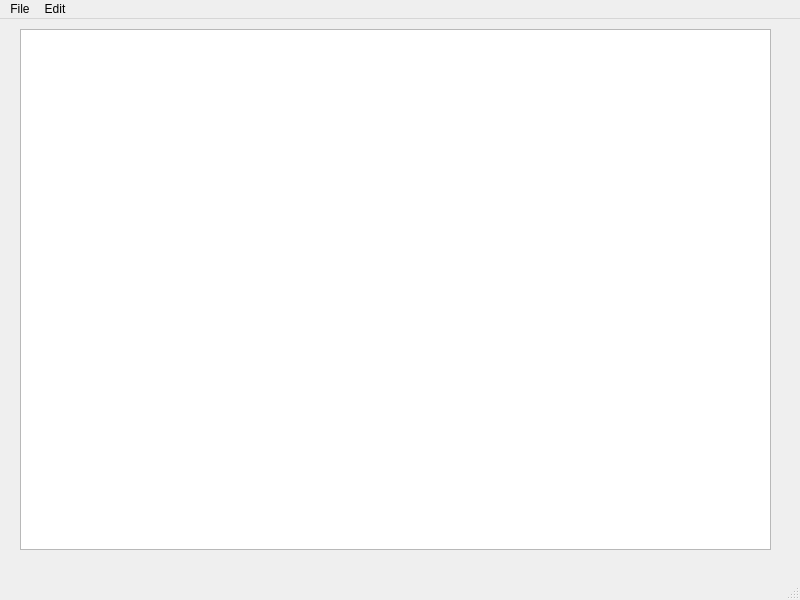
<?xml version="1.0" encoding="UTF-8"?>
<ui version="4.0">
 <class>MainWindow</class>
 <widget class="QMainWindow" name="MainWindow">
  <property name="geometry">
   <rect>
    <x>0</x>
    <y>0</y>
    <width>800</width>
    <height>600</height>
   </rect>
  </property>
  <property name="windowTitle">
   <string>MainWindow</string>
  </property>
  <widget class="QWidget" name="centralwidget">
   <widget class="QWidget" name="verticalLayoutWidget">
    <property name="geometry">
     <rect>
      <x>20</x>
      <y>10</y>
      <width>751</width>
      <height>521</height>
     </rect>
    </property>
    <layout class="QVBoxLayout" name="verticalLayout">
     <item>
      <widget class="QTextEdit" name="textEdit"/>
     </item>
    </layout>
   </widget>
  </widget>
  <widget class="QMenuBar" name="menubar">
   <property name="geometry">
    <rect>
     <x>0</x>
     <y>0</y>
     <width>800</width>
     <height>26</height>
    </rect>
   </property>
   <widget class="QMenu" name="menuFile">
    <property name="title">
     <string>File</string>
    </property>
    <addaction name="actionNew"/>
    <addaction name="actionOpen"/>
    <addaction name="actionSave"/>
    <addaction name="actionSave_As"/>
    <addaction name="actionExit"/>
   </widget>
   <widget class="QMenu" name="menuEdit">
    <property name="title">
     <string>Edit</string>
    </property>
    <addaction name="actionCopy"/>
    <addaction name="actionPaste"/>
    <addaction name="actionCut"/>
    <addaction name="actionUndo"/>
    <addaction name="actionRedo"/>
   </widget>
   <addaction name="menuFile"/>
   <addaction name="menuEdit"/>
  </widget>
  <widget class="QStatusBar" name="statusbar"/>
  <action name="actionNew">
   <property name="text">
    <string>New</string>
   </property>
  </action>
  <action name="actionOpen">
   <property name="text">
    <string>Open</string>
   </property>
  </action>
  <action name="actionSave">
   <property name="text">
    <string>Save</string>
   </property>
  </action>
  <action name="actionSave_As">
   <property name="text">
    <string>Save As</string>
   </property>
  </action>
  <action name="actionExit">
   <property name="text">
    <string>Exit</string>
   </property>
  </action>
  <action name="actionCopy">
   <property name="text">
    <string>Copy</string>
   </property>
  </action>
  <action name="actionPaste">
   <property name="text">
    <string>Paste</string>
   </property>
  </action>
  <action name="actionCut">
   <property name="text">
    <string>Cut</string>
   </property>
  </action>
  <action name="actionUndo">
   <property name="text">
    <string>Undo</string>
   </property>
  </action>
  <action name="actionRedo">
   <property name="text">
    <string>Redo</string>
   </property>
  </action>
 </widget>
 <resources/>
 <connections/>
</ui>
